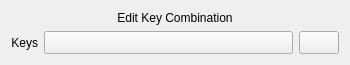
<?xml version="1.0" encoding="utf-8"?>
<ui version="4.0">
 <author>
    SPDX-FileCopyrightText: none
    SPDX-License-Identifier: GPL-3.0-or-later
  </author>
 <class>KisKeyInputEditor</class>
 <widget class="QWidget" name="KisKeyInputEditor">
  <property name="geometry">
   <rect>
    <x>0</x>
    <y>0</y>
    <width>350</width>
    <height>65</height>
   </rect>
  </property>
  <property name="sizePolicy">
   <sizepolicy hsizetype="MinimumExpanding" vsizetype="Fixed">
    <horstretch>0</horstretch>
    <verstretch>0</verstretch>
   </sizepolicy>
  </property>
  <layout class="QGridLayout" name="gridLayout_2">
   <item colspan="3" column="0" row="0">
    <widget class="QLabel" name="label">
     <property name="sizePolicy">
      <sizepolicy hsizetype="Minimum" vsizetype="Fixed">
       <horstretch>0</horstretch>
       <verstretch>0</verstretch>
      </sizepolicy>
     </property>
     <property name="text">
      <string>Edit Key Combination</string>
     </property>
     <property name="alignment">
      <set>Qt::AlignCenter</set>
     </property>
    </widget>
   </item>
   <item column="0" row="1">
    <widget class="QLabel" name="keysLabel">
     <property name="styleSheet">
      <string notr="true">background: none;</string>
     </property>
     <property name="text">
      <string>Keys</string>
     </property>
     <property name="alignment">
      <set>Qt::AlignRight|Qt::AlignTrailing|Qt::AlignVCenter</set>
     </property>
    </widget>
   </item>
   <item column="1" row="1">
    <widget class="KisInputButton" name="keysButton">
     <property name="sizePolicy">
      <sizepolicy hsizetype="MinimumExpanding" vsizetype="Minimum">
       <horstretch>0</horstretch>
       <verstretch>0</verstretch>
      </sizepolicy>
     </property>
    </widget>
   </item>
   <item column="2" row="1">
    <widget class="QPushButton" name="clearKeysButton">
     <property name="sizePolicy">
      <sizepolicy hsizetype="Minimum" vsizetype="Minimum">
       <horstretch>0</horstretch>
       <verstretch>0</verstretch>
      </sizepolicy>
     </property>
    </widget>
   </item>
  </layout>
 </widget>
 <customwidgets>
  <customwidget>
   <class>KisInputButton</class>
   <extends>QPushButton</extends>
   <header>input/ui/config/kis_input_button.h</header>
  </customwidget>
 </customwidgets>
 <resources/>
 <connections/>
</ui>
